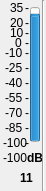
    <widget class="QWidget" name="widget_11" native="true">
     <property name="geometry">
      <rect>
       <x>400</x>
       <y>40</y>
       <width>46</width>
       <height>191</height>
      </rect>
     </property>
     <widget class="QProgressBar" name="progressBar_53">
      <property name="geometry">
       <rect>
        <x>30</x>
        <y>7</y>
        <width>10</width>
        <height>135</height>
       </rect>
      </property>
      <property name="contextMenuPolicy">
       <enum>Qt::DefaultContextMenu</enum>
      </property>
      <property name="toolTip">
       <string>Local Input 1 Meter</string>
      </property>
      <property name="statusTip">
       <string/>
      </property>
      <property name="whatsThis">
       <string/>
      </property>
      <property name="autoFillBackground">
       <bool>false</bool>
      </property>
      <property name="minimum">
       <number>-100</number>
      </property>
      <property name="maximum">
       <number>35</number>
      </property>
      <property name="value">
       <number>24</number>
      </property>
      <property name="textVisible">
       <bool>true</bool>
      </property>
      <property name="orientation">
       <enum>Qt::Vertical</enum>
      </property>
      <property name="invertedAppearance">
       <bool>false</bool>
      </property>
      <property name="format">
       <string>%p%</string>
      </property>
     </widget>
     <widget class="QLabel" name="m0_53">
      <property name="geometry">
       <rect>
        <x>25</x>
        <y>0</y>
        <width>16</width>
        <height>16</height>
       </rect>
      </property>
      <property name="text">
       <string>-</string>
      </property>
     </widget>
     <widget class="QLabel" name="t35_53">
      <property name="geometry">
       <rect>
        <x>10</x>
        <y>0</y>
        <width>16</width>
        <height>16</height>
       </rect>
      </property>
      <property name="text">
       <string>35</string>
      </property>
     </widget>
     <widget class="QLabel" name="tn100_53">
      <property name="geometry">
       <rect>
        <x>3</x>
        <y>135</y>
        <width>31</width>
        <height>16</height>
       </rect>
      </property>
      <property name="text">
       <string>-100</string>
      </property>
     </widget>
     <widget class="QLabel" name="m15_53">
      <property name="geometry">
       <rect>
        <x>25</x>
        <y>15</y>
        <width>16</width>
        <height>16</height>
       </rect>
      </property>
      <property name="text">
       <string>-</string>
      </property>
     </widget>
     <widget class="QLabel" name="m25_53">
      <property name="geometry">
       <rect>
        <x>25</x>
        <y>25</y>
        <width>16</width>
        <height>16</height>
       </rect>
      </property>
      <property name="text">
       <string>-</string>
      </property>
     </widget>
     <widget class="QLabel" name="m90_53">
      <property name="geometry">
       <rect>
        <x>25</x>
        <y>90</y>
        <width>16</width>
        <height>16</height>
       </rect>
      </property>
      <property name="text">
       <string>-</string>
      </property>
     </widget>
     <widget class="QLabel" name="m105_53">
      <property name="geometry">
       <rect>
        <x>25</x>
        <y>105</y>
        <width>16</width>
        <height>16</height>
       </rect>
      </property>
      <property name="text">
       <string>-</string>
      </property>
     </widget>
     <widget class="QLabel" name="m120_53">
      <property name="geometry">
       <rect>
        <x>25</x>
        <y>120</y>
        <width>16</width>
        <height>16</height>
       </rect>
      </property>
      <property name="text">
       <string>-</string>
      </property>
     </widget>
     <widget class="QLabel" name="m135_53">
      <property name="geometry">
       <rect>
        <x>25</x>
        <y>135</y>
        <width>16</width>
        <height>16</height>
       </rect>
      </property>
      <property name="text">
       <string>-</string>
      </property>
     </widget>
     <widget class="QLabel" name="m45_53">
      <property name="geometry">
       <rect>
        <x>25</x>
        <y>45</y>
        <width>16</width>
        <height>16</height>
       </rect>
      </property>
      <property name="text">
       <string>-</string>
      </property>
     </widget>
     <widget class="QLabel" name="m60_53">
      <property name="geometry">
       <rect>
        <x>25</x>
        <y>60</y>
        <width>16</width>
        <height>16</height>
       </rect>
      </property>
      <property name="text">
       <string>-</string>
      </property>
     </widget>
     <widget class="QLabel" name="m75_53">
      <property name="geometry">
       <rect>
        <x>25</x>
        <y>75</y>
        <width>16</width>
        <height>16</height>
       </rect>
      </property>
      <property name="text">
       <string>-</string>
      </property>
     </widget>
     <widget class="QLabel" name="t20_53">
      <property name="geometry">
       <rect>
        <x>10</x>
        <y>15</y>
        <width>16</width>
        <height>16</height>
       </rect>
      </property>
      <property name="text">
       <string>20</string>
      </property>
     </widget>
     <widget class="QLabel" name="t5_53">
      <property name="geometry">
       <rect>
        <x>10</x>
        <y>25</y>
        <width>16</width>
        <height>16</height>
       </rect>
      </property>
      <property name="text">
       <string>10</string>
      </property>
     </widget>
     <widget class="QLabel" name="tn10_53">
      <property name="geometry">
       <rect>
        <x>5</x>
        <y>45</y>
        <width>21</width>
        <height>16</height>
       </rect>
      </property>
      <property name="text">
       <string>-10</string>
      </property>
     </widget>
     <widget class="QLabel" name="tn25_53">
      <property name="geometry">
       <rect>
        <x>5</x>
        <y>60</y>
        <width>21</width>
        <height>16</height>
       </rect>
      </property>
      <property name="text">
       <string>-25</string>
      </property>
     </widget>
     <widget class="QLabel" name="tn40_53">
      <property name="geometry">
       <rect>
        <x>5</x>
        <y>75</y>
        <width>21</width>
        <height>16</height>
       </rect>
      </property>
      <property name="text">
       <string>-40</string>
      </property>
     </widget>
     <widget class="QLabel" name="tn55_53">
      <property name="geometry">
       <rect>
        <x>5</x>
        <y>90</y>
        <width>21</width>
        <height>16</height>
       </rect>
      </property>
      <property name="text">
       <string>-55</string>
      </property>
     </widget>
     <widget class="QLabel" name="tn70_53">
      <property name="geometry">
       <rect>
        <x>5</x>
        <y>105</y>
        <width>21</width>
        <height>16</height>
       </rect>
      </property>
      <property name="text">
       <string>-70</string>
      </property>
     </widget>
     <widget class="QLabel" name="tn85_53">
      <property name="geometry">
       <rect>
        <x>5</x>
        <y>120</y>
        <width>21</width>
        <height>16</height>
       </rect>
      </property>
      <property name="text">
       <string>-85</string>
      </property>
     </widget>
     <widget class="QLabel" name="m35_53">
      <property name="geometry">
       <rect>
        <x>25</x>
        <y>35</y>
        <width>16</width>
        <height>16</height>
       </rect>
      </property>
      <property name="text">
       <string>-</string>
      </property>
     </widget>
     <widget class="QLabel" name="t0_53">
      <property name="geometry">
       <rect>
        <x>15</x>
        <y>35</y>
        <width>16</width>
        <height>16</height>
       </rect>
      </property>
      <property name="text">
       <string>0</string>
      </property>
     </widget>
     <widget class="QLabel" name="value_53">
      <property name="geometry">
       <rect>
        <x>3</x>
        <y>150</y>
        <width>31</width>
        <height>16</height>
       </rect>
      </property>
      <property name="autoFillBackground">
       <bool>false</bool>
      </property>
      <property name="frameShadow">
       <enum>QFrame::Plain</enum>
      </property>
      <property name="text">
       <string>-100</string>
      </property>
     </widget>
     <widget class="QLabel" name="dB_53">
      <property name="geometry">
       <rect>
        <x>27</x>
        <y>150</y>
        <width>16</width>
        <height>16</height>
       </rect>
      </property>
      <property name="font">
       <font>
        <weight>75</weight>
        <bold>true</bold>
       </font>
      </property>
      <property name="text">
       <string>dB</string>
      </property>
     </widget>
     <widget class="QLabel" name="number_53">
      <property name="geometry">
       <rect>
        <x>20</x>
        <y>170</y>
        <width>16</width>
        <height>16</height>
       </rect>
      </property>
      <property name="font">
       <font>
        <weight>75</weight>
        <bold>true</bold>
       </font>
      </property>
      <property name="text">
       <string>11</string>
      </property>
     </widget>
     <widget class="Line" name="line_53">
      <property name="geometry">
       <rect>
        <x>35</x>
        <y>0</y>
        <width>16</width>
        <height>191</height>
       </rect>
      </property>
      <property name="orientation">
       <enum>Qt::Vertical</enum>
      </property>
     </widget>
    </widget>
